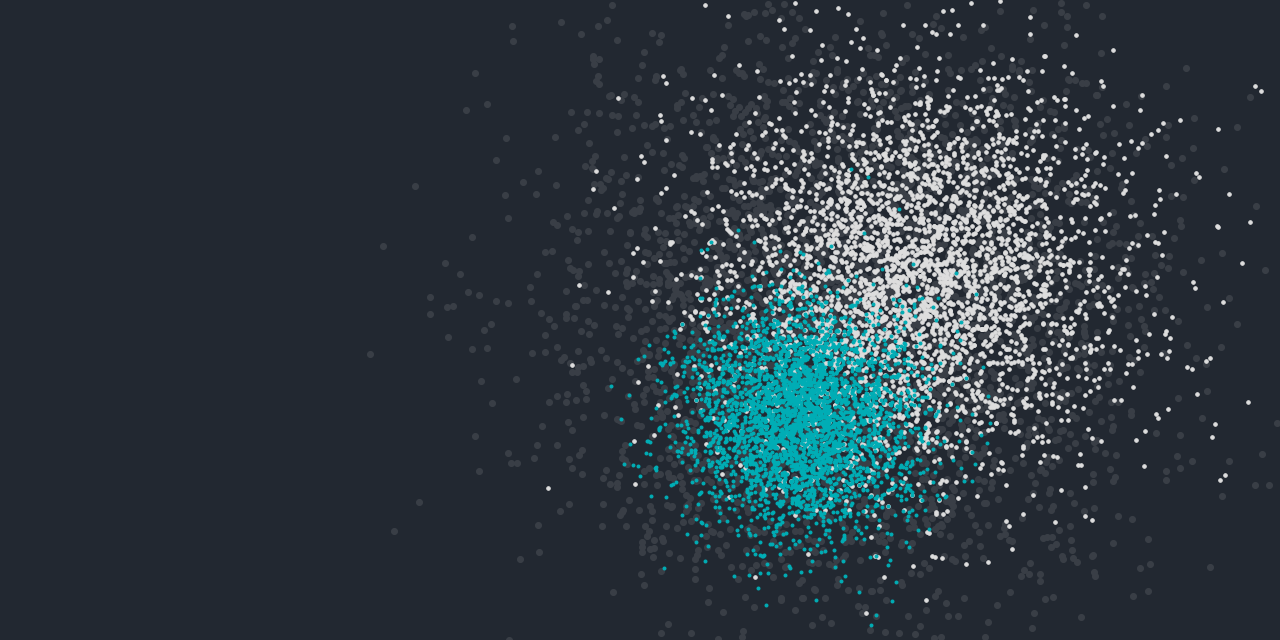

This chart was generated by the following gnuplot code:
xi(sigma)   = sigma*sqrt(-2.0*log(rand(0)))*sin(2.0*pi*rand(0))

i_max  = 2
j_max  = 3500
D1     = 3.2
D2     = 1.5
D3     = 0.5
t      = 0.0
dt     = 0.1
sigma1 = sqrt(2*D1*dt)
sigma2 = sqrt(2*D2*dt)
sigma3 = sqrt(2*D3*dt)
color0 = "#222831"
color1 = "#393e46"
color2 = "#dddddd"
color3 = "#00adb5"

array X1[j_max] ; do for [j=1:j_max] {X1[j]=2}
array Y1[j_max] ; do for [j=1:j_max] {Y1[j]=0}
array X2[j_max] ; do for [j=1:j_max] {X2[j]=2.6}
array Y2[j_max] ; do for [j=1:j_max] {Y2[j]=0.4}
array X3[j_max] ; do for [j=1:j_max] {X3[j]=1.5}
array Y3[j_max] ; do for [j=1:j_max] {Y3[j]=-0.9}

set size ratio 0.5 1
set tmargin 0
set lmargin 0
set rmargin 0
set bmargin 0
unset border
unset label
unset tics
unset key
set xrange[-6:6]
set yrange[-3:3]

do for [i = 0:i_max] {
	t = t + dt
	do for [j = 1:j_max] {
		X1[j] = X1[j] + xi(sigma1)
		Y1[j] = Y1[j] + xi(sigma1)
		X2[j] = X2[j] + xi(sigma2)
		Y2[j] = Y2[j] + xi(sigma2)
		X3[j] = X3[j] + xi(sigma3)
		Y3[j] = Y3[j] + xi(sigma3)
	}
}

set terminal pngcairo enhanced background color0 size 1280,640
set output sprintf("%s.png",ARG0[1:strlen(ARG0)-4])
plot \
Y1 using (X1[$1]):2 with points pt 7 ps 1 lc rgb color1 notitle,\
Y2 using (X2[$1]):2 with points pt 7 ps 0.6 lc rgb color2 notitle,\
Y3 using (X3[$1]):2 with points pt 7 ps 0.5 lc rgb color3 notitle
set out
